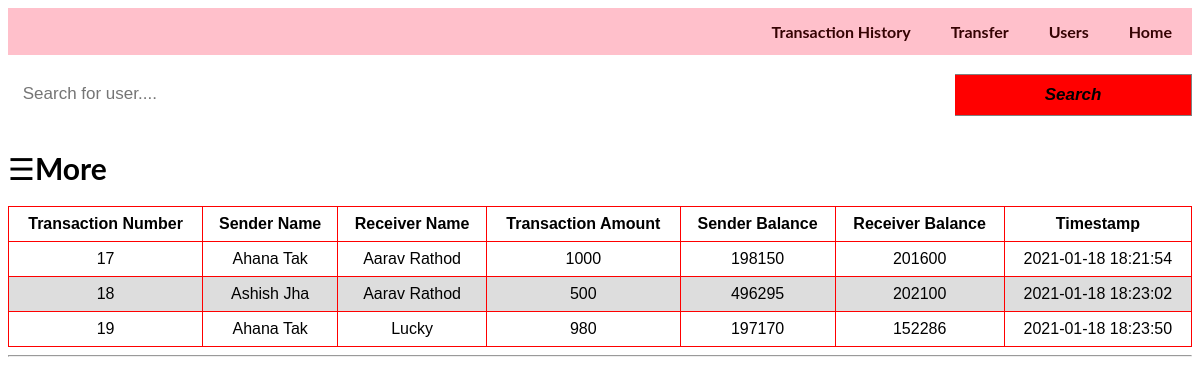
The page /history.php on the database its author committed.
### tables this page shows
CREATE TABLE `history` (
  `transaction no` int(5) NOT NULL,
  `userid` varchar(15) NOT NULL,
  `ruserid` varchar(15) NOT NULL,
  `amount` int(15) NOT NULL,
  `updated` int(25) NOT NULL,
  `rupdate` int(25) NOT NULL,
  `timestamp` datetime NOT NULL DEFAULT current_timestamp()
);

### history.php (the view, shortened to what this page needs)
<?php
if(isset($_POST['search']))
{
    $valueToSearch = $_POST['myInput'];
    $query = "SELECT * FROM `history` WHERE CONCAT(`transaction no`, `userid`, `ruserid`, `amount`, `updated`, `rupdate`, `timestamp`) LIKE '%".$valueToSearch."%'";
    $search_result = filterTable($query);
}
 else {
    $query = "SELECT * FROM `history`";
    $search_result = filterTable($query);
}
function filterTable($query)
{
    $connect = mysqli_connect("localhost", "root", "", "intern1");
    $filter_Result = mysqli_query($connect, $query);
    return $filter_Result;
}
?>
<!Doctype html>
<html lang="en">
    <head>
    </head>
    <body id="bg"  >
    <body>
        <ul>
        <li><a href="index.php"><b><span class="iconify" data-icon="mdi-home" data-inline="false"></span>Home</b></a></li>&nbsp;&nbsp;&nbsp;&nbsp;&nbsp;&nbsp;&nbsp;&nbsp;&nbsp;&nbsp;&nbsp;&nbsp;
            <li><a href="Users.php"><b><span class="iconify" data-icon="mdi-people" data-inline="false"></span>Users</span></b></a></li>&nbsp;&nbsp;&nbsp;&nbsp;&nbsp;&nbsp;&nbsp;&nbsp;&nbsp;&nbsp;&nbsp;&nbsp;
            <li><a href="transfer.php"><b><span class="iconify" data-icon="mdi-rupee" data-inline="false"></span>Transfer</span></b></a></li>&nbsp;&nbsp;&nbsp;&nbsp;&nbsp;&nbsp;&nbsp;&nbsp;&nbsp;&nbsp;&nbsp;&nbsp;
            <li><a href="history.php"><b><span class="iconify" data-icon="mdi-history" data-inline="false"></span>Transaction History</b></a></li>&nbsp;&nbsp;&nbsp;&nbsp;&nbsp;&nbsp;&nbsp;&nbsp;&nbsp;&nbsp;&nbsp;&nbsp;
          </ul>
          <br>
          <form class="example" action="users.php" method="post">
            <input type="text"  name="myInput" placeholder=" Search for user....">
            <button name="search" value="Filter" type="submit"> <i class="fa fa-search"><b>  Search </b></i></button>
            <br><br><br><br>
          <div id="main">
            <span style="font-size:30px;cursor:pointer" onclick="openNav()">&#9776;<b>More</b></span>
          </div>
          <br>
            <table class=styled-table>
            <thead>
                <tr>
                    <th>Transaction Number</th>
                    <th>Sender Name</th>
                    <th>Receiver Name</th>
                    <th>Transaction Amount</th>
                    <th>Sender Balance</th>
                    <th>Receiver Balance</th>
                    <th>Timestamp</th>
                </tr>
</thead>
                <?php while($row = mysqli_fetch_array($search_result)):?>
                <tr class=active-row>
                    <td><?php echo $row['transaction no'];?></td>
                    <td><?php echo $row['userid'];?></td>
                    <td><?php echo $row['ruserid'];?></td>
                    <td><?php echo $row['amount'];?></td>
                    <td><?php echo $row['updated'];?></td>
                    <td><?php echo $row['rupdate'];?></td>
                    <td><?php echo $row['timestamp'];?></td>
                </tr>
                <?php endwhile;?>
            </table>
        </form>
		<hr />
    </body>
</html>

### history.php (style rules this page uses)
table { font-family: arial, sans-serif; border-collapse: collapse; width: 100%; }
td, th { border: 1px solid red; text-align: center; padding: 8px; }
tr:nth-child(even) { background-color: #dddddd; }
ul { list-style-type: none; margin: 0; padding: 0; overflow: hidden; background-color:pink; }
li { float: right; }
li a { display: block; color: rgb(53, 3, 3); text-align: center; padding: 14px 20px; text-decoration: none; }
* { box-sizing: border-box; }
body { font-family: Verdana, sans-serif; }
body { font-family: "Lato", sans-serif; transition: background-color .5s; }
html { background:url(https://as2.ftcdn.net/jpg/01/16/98/97/500_F_116989778_1rZiA78n9Rzka3Ah3tPqmXu2s5XOxuIp.jpg); background-size: cover; padding-top: -40px; }
#main { transition: margin-left .5s; padding-top: 0px; }
form.example input[type=text] { padding: 10px; font-size: 17px; border: 1px black; float: left; width: 80%; background: white; }
form.example button { float: left; width: 20%; padding: 10px; background: red; color: black; font-size: 17px; border: 1px solid grey; border-left: none; cursor: pointer; }
form.example::after { content: ""; clear: both; display: table; }

### rows shown on the page
history: transaction no "17", userid "Ahana Tak", ruserid "Aarav Rathod", amount "1000", updated "198150", rupdate "201600", timestamp "2021-01-18 18:21:54"
history: transaction no "18", userid "Ashish Jha", ruserid "Aarav Rathod", amount "500", updated "496295", rupdate "202100", timestamp "2021-01-18 18:23:02"
history: transaction no "19", userid "Ahana Tak", ruserid "Lucky", amount "980", updated "197170", rupdate "152286", timestamp "2021-01-18 18:23:50"
